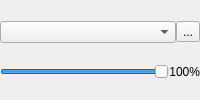
           <widget class="QWidget" name="pgPlaySFX_9">
            <layout class="QGridLayout" name="gridLayout_16">
             <property name="leftMargin">
              <number>0</number>
             </property>
             <property name="topMargin">
              <number>0</number>
             </property>
             <property name="rightMargin">
              <number>0</number>
             </property>
             <property name="bottomMargin">
              <number>0</number>
             </property>
             <property name="spacing">
              <number>0</number>
             </property>
             <item row="0" column="0">
              <widget class="QComboBox" name="optSFX"/>
             </item>
             <item row="0" column="1">
              <widget class="QToolButton" name="btnPlaySFX">
               <property name="text">
                <string>...</string>
               </property>
               <property name="icon">
                <iconset resource="icons.qrc">
                 <normaloff>:/icons/play.png</normaloff>:/icons/play.png</iconset>
               </property>
              </widget>
             </item>
             <item row="1" column="0" colspan="2">
              <widget class="QWidget" name="widget_21" native="true">
               <property name="sizePolicy">
                <sizepolicy hsizetype="Preferred" vsizetype="Fixed">
                 <horstretch>0</horstretch>
                 <verstretch>0</verstretch>
                </sizepolicy>
               </property>
               <layout class="QHBoxLayout" name="horizontalLayout_4">
                <property name="spacing">
                 <number>0</number>
                </property>
                <property name="leftMargin">
                 <number>0</number>
                </property>
                <property name="topMargin">
                 <number>0</number>
                </property>
                <property name="rightMargin">
                 <number>0</number>
                </property>
                <property name="bottomMargin">
                 <number>0</number>
                </property>
                <item>
                 <widget class="QSlider" name="sldAnimationVolume">
                  <property name="maximum">
                   <number>100</number>
                  </property>
                  <property name="value">
                   <number>100</number>
                  </property>
                  <property name="orientation">
                   <enum>Qt::Horizontal</enum>
                  </property>
                 </widget>
                </item>
                <item>
                 <widget class="QLabel" name="lblAnimationVolume">
                  <property name="text">
                   <string>100%</string>
                  </property>
                  <property name="alignment">
                   <set>Qt::AlignRight|Qt::AlignTrailing|Qt::AlignVCenter</set>
                  </property>
                 </widget>
                </item>
               </layout>
              </widget>
             </item>
            </layout>
           </widget>
